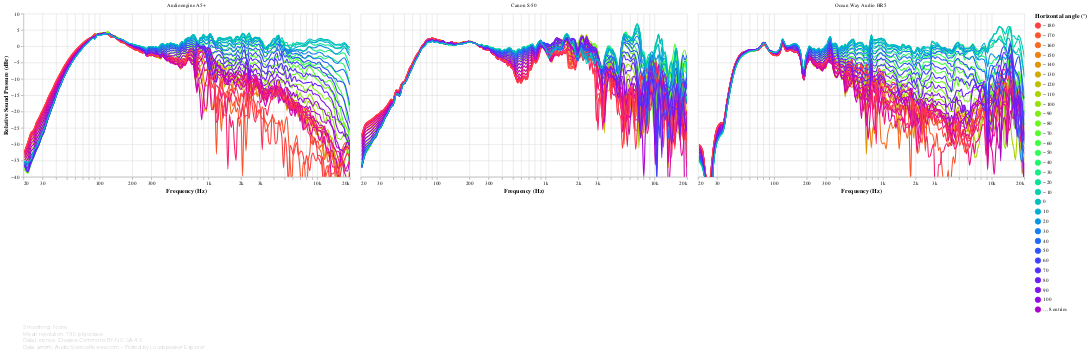

The notebook cell saved with this chart:
### Markdown cell above
Use the slider at the bottom to focus on a specific angle. Note that the slider can be slow to respond, especially if there are many speakers. Double-click the chart to reset.

Keep in mind that these graphs can be shown normalized to flat on-axis by changing the settings in the *Normalization* section above.

### Code cell
#@markdown
def off_axis_angles_chart(direction):
    return frequency_response_db_chart(
        speakers_fr_ready
            .loc[:, 'SPL ' + direction]
            .pipe(lsx.data.convert_angles)
            .pipe(lambda df: df.pipe(lsx.pd.set_columns, df.columns.map(mapper=lambda column: f'{column:+.0f}')))
            .rename_axis(columns='Angle'),
        lambda chart: lsx.util.pipe(chart
            .transform_calculate(angle=alt.expr.toNumber(alt.datum['key'])),
            lambda chart: lsx.alt.filter_selection(chart, alt.selection_single(
                fields=['angle'],
                bind=alt.binding_range(min=-170, max=180, step=10, name=direction + ' angle selector (°)'),
                clear='dblclick'))
            .encode(
                sound_pressure_yaxis(),
                alt.Color(
                    'angle', title=direction + ' angle (°)', type='quantitative',
                    scale=alt.Scale(scheme='sinebow', domain=(-180, 180)),
                    # We have to explicitly set the legend type to 'gradient' because of https://github.com/vega/vega-lite/issues/6258
                    legend=alt.Legend(type='gradient', gradientLength=300, values=list(range(-180, 180+10, 10))))),
            speaker_facet, speaker_input),
        lambda chart: lsx.alt.interactive_line(chart),
        fold={},
        additional_tooltips=[alt.Tooltip('key', type='nominal', title=direction + ' angle (°)')],
        sidebyside=True
    )

off_axis_angles_chart('Horizontal')

### Figure 1 — Vega-Lite specification as saved in the notebook (floating-point values rounded to 4 significant figures; data arrays with more than 128 entries replaced by an {"elided": "..."} marker saying what was removed)
{"config": {"view": {"continuousWidth": 400, "continuousHeight": 300, "opacity": 0}}, "vconcat": [{"data": {"name": "data-8d6a4b3bb05f1bc9a7e9fa9fc0dbc537"}, "facet": {"type": "nominal", "field": "speaker", "title": null}, "spec": {"layer": [{"mark": {"type": "line", "clip": true, "interpolate": "monotone"}, "encoding": {"opacity": {"condition": {"value": 1, "selection": "selector016"}, "value": 0.2}}, "selection": {"selector016": {"type": "multi", "encodings": ["color"], "bind": "legend"}, "selector018": {"type": "interval", "bind": "scales", "encodings": ["x", "y"]}, "selector019": {"type": "single", "fields": ["angle"], "bind": {"input": "range", "max": 180, "min": -170, "name": "Horizontal angle selector (°)", "step": 10}, "clear": "dblclick"}, "selector020": {"type": "single", "fields": ["speaker"], "bind": {"input": "select", "options": [null, "Audioengine A5+", "Canon S-50", "Ocean Way Audio HR5"], "labels": ["All", "Audioengine A5+", "Canon S-50", "Ocean Way Audio HR5"], "name": "Speaker: "}}}}, {"mark": {"type": "circle", "clip": true, "size": 100}, "encoding": {"fillOpacity": {"condition": {"value": 0.3, "selection": "selector017"}, "value": 0}}, "selection": {"selector017": {"type": "single", "on": "mouseover", "clear": "mouseout", "empty": "none", "encodings": ["x", "y"]}}}], "encoding": {"color": {"type": "quantitative", "field": "angle", "legend": {"gradientLength": 300, "type": "gradient", "values": [-180, -170, -160, -150, -140, -130, -120, -110, -100, -90, -80, -70, -60, -50, -40, -30, -20, -10, 0, 10, 20, 30, 40, 50, 60, 70, 80, 90, 100, 110, 120, 130, 140, 150, 160, 170, 180]}, "scale": {"domain": [-180, 180], "scheme": "sinebow"}, "title": "Horizontal angle (°)"}, "tooltip": [{"type": "nominal", "field": "key", "title": "Horizontal angle (°)"}, {"type": "quantitative", "field": "frequency", "format": ".03s", "title": "Frequency (Hz)"}, {"type": "quantitative", "field": "value", "format": ".2f", "title": "Value (dB)"}], "x": {"type": "quantitative", "axis": {"format": "s"}, "field": "frequency", "scale": {"base": 10, "domain": [20, 20000], "nice": false, "type": "log"}, "title": "Frequency (Hz)"}, "y": {"type": "quantitative", "axis": {"grid": true}, "field": "value", "scale": {"domain": [-40, 10]}, "title": ["Relative Sound Pressure (dBr)"]}}, "height": 300, "transform": [{"flatten": ["frequency", "-100", "-10", "-110", "-120", "-130", "-140", "-150", "-160", "-170", "-20", "-30", "-40", "-50", "-60", "-70", "-80", "-90", "+100", "+10", "+110", "+120", "+130", "+140", "+150", "+160", "+170", "+180", "+20", "+30", "+40", "+50", "+60", "+70", "+80", "+90", "+0"]}, {"fold": ["-100", "-10", "-110", "-120", "-130", "-140", "-150", "-160", "-170", "-20", "-30", "-40", "-50", "-60", "-70", "-80", "-90", "+100", "+10", "+110", "+120", "+130", "+140", "+150", "+160", "+170", "+180", "+20", "+30", "+40", "+50", "+60", "+70", "+80", "+90", "+0"]}, {"calculate": "toNumber(datum['key'])", "as": "angle"}, {"filter": {"selection": "selector019"}}], "width": 600}, "transform": [{"filter": {"selection": "selector020"}}]}, {"mark": "text", "height": 1, "title": {"text": ["Smoothing: None", "Mean resolution: 19.5 pts/octave", "Data License: Creative Commons BY-NC-SA 4.0", "Data: amirm, AudioScienceReview.com - Plotted by Loudspeaker Explorer"], "anchor": "start", "color": "gray", "fontSize": 10, "fontWeight": "lighter"}, "width": 600}], "resolve": {"legend": {"color": "independent"}}, "$schema": "https://vega.github.io/schema/vega-lite/v4.8.1.json", "datasets": {"data-8d6a4b3bb05f1bc9a7e9fa9fc0dbc537": [{"speaker": "Audioengine A5+", "frequency": {"elided": "194 float values"}, "-100": {"elided": "194 float values"}, "-10": {"elided": "194 float values"}, "-110": {"elided": "194 float values"}, "-120": {"elided": "194 float values"}, "-130": {"elided": "194 float values"}, "-140": {"elided": "194 float values"}, "-150": {"elided": "194 float values"}, "-160": {"elided": "194 float values"}, "-170": {"elided": "194 float values"}, "-20": {"elided": "194 float values"}, "-30": {"elided": "194 float values"}, "-40": {"elided": "194 float values"}, "-50": {"elided": "194 float values"}, "-60": {"elided": "194 float values"}, "-70": {"elided": "194 float values"}, "-80": {"elided": "194 float values"}, "-90": {"elided": "194 float values"}, "+100": {"elided": "194 float values"}, "+10": {"elided": "194 float values"}, "+110": {"elided": "194 float values"}, "+120": {"elided": "194 float values"}, "+130": {"elided": "194 float values"}, "+140": {"elided": "194 float values"}, "+150": {"elided": "194 float values"}, "+160": {"elided": "194 float values"}, "+170": {"elided": "194 float values"}, "+180": {"elided": "194 float values"}, "+20": {"elided": "194 float values"}, "+30": {"elided": "194 float values"}, "+40": {"elided": "194 float values"}, "+50": {"elided": "194 float values"}, "+60": {"elided": "194 float values"}, "+70": {"elided": "194 float values"}, "+80": {"elided": "194 float values"}, "+90": {"elided": "194 float values"}, "+0": {"elided": "194 float values"}}, {"speaker": "Canon S-50", "frequency": {"elided": "194 float values"}, "-100": {"elided": "194 float values"}, "-10": {"elided": "194 float values"}, "-110": {"elided": "194 float values"}, "-120": {"elided": "194 float values"}, "-130": {"elided": "194 float values"}, "-140": {"elided": "194 float values"}, "-150": {"elided": "194 float values"}, "-160": {"elided": "194 float values"}, "-170": {"elided": "194 float values"}, "-20": {"elided": "194 float values"}, "-30": {"elided": "194 float values"}, "-40": {"elided": "194 float values"}, "-50": {"elided": "194 float values"}, "-60": {"elided": "194 float values"}, "-70": {"elided": "194 float values"}, "-80": {"elided": "194 float values"}, "-90": {"elided": "194 float values"}, "+100": {"elided": "194 float values"}, "+10": {"elided": "194 float values"}, "+110": {"elided": "194 float values"}, "+120": {"elided": "194 float values"}, "+130": {"elided": "194 float values"}, "+140": {"elided": "194 float values"}, "+150": {"elided": "194 float values"}, "+160": {"elided": "194 float values"}, "+170": {"elided": "194 float values"}, "+180": {"elided": "194 float values"}, "+20": {"elided": "194 float values"}, "+30": {"elided": "194 float values"}, "+40": {"elided": "194 float values"}, "+50": {"elided": "194 float values"}, "+60": {"elided": "194 float values"}, "+70": {"elided": "194 float values"}, "+80": {"elided": "194 float values"}, "+90": {"elided": "194 float values"}, "+0": {"elided": "194 float values"}}, {"speaker": "Ocean Way Audio HR5", "frequency": {"elided": "194 float values"}, "-100": {"elided": "194 float values"}, "-10": {"elided": "194 float values"}, "-110": {"elided": "194 float values"}, "-120": {"elided": "194 float values"}, "-130": {"elided": "194 float values"}, "-140": {"elided": "194 float values"}, "-150": {"elided": "194 float values"}, "-160": {"elided": "194 float values"}, "-170": {"elided": "194 float values"}, "-20": {"elided": "194 float values"}, "-30": {"elided": "194 float values"}, "-40": {"elided": "194 float values"}, "-50": {"elided": "194 float values"}, "-60": {"elided": "194 float values"}, "-70": {"elided": "194 float values"}, "-80": {"elided": "194 float values"}, "-90": {"elided": "194 float values"}, "+100": {"elided": "194 float values"}, "+10": {"elided": "194 float values"}, "+110": {"elided": "194 float values"}, "+120": {"elided": "194 float values"}, "+130": {"elided": "194 float values"}, "+140": {"elided": "194 float values"}, "+150": {"elided": "194 float values"}, "+160": {"elided": "194 float values"}, "+170": {"elided": "194 float values"}, "+180": {"elided": "194 float values"}, "+20": {"elided": "194 float values"}, "+30": {"elided": "194 float values"}, "+40": {"elided": "194 float values"}, "+50": {"elided": "194 float values"}, "+60": {"elided": "194 float values"}, "+70": {"elided": "194 float values"}, "+80": {"elided": "194 float values"}, "+90": {"elided": "194 float values"}, "+0": {"elided": "194 float values"}}]}}
